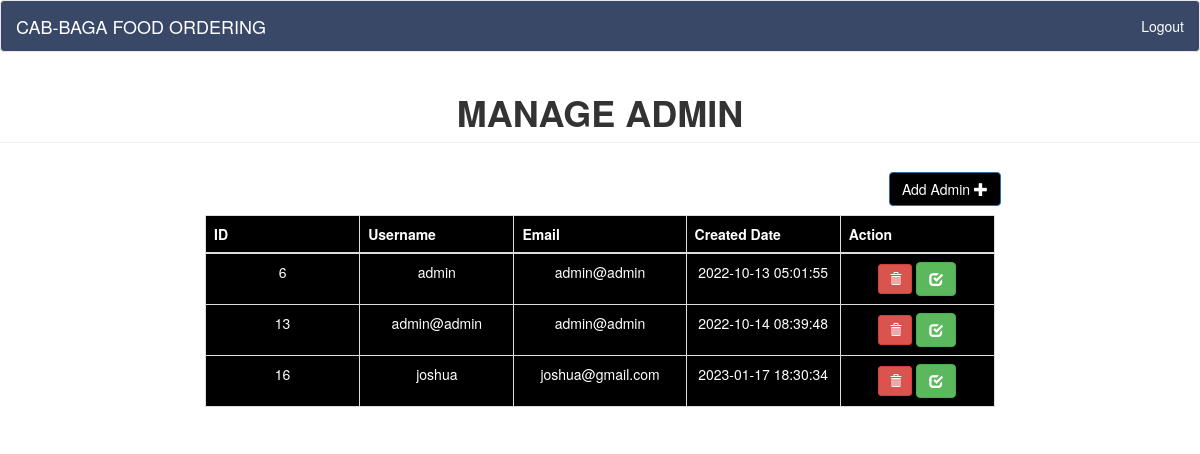
/admin/m-adm.php, run on the app's committed database.
### tables this page shows
CREATE TABLE `users` (
  `id` int(255) NOT NULL,
  `username` varchar(50) NOT NULL,
  `email` varchar(50) NOT NULL,
  `password` varchar(50) NOT NULL,
  `create_datetime` datetime NOT NULL DEFAULT current_timestamp(),
  `user` tinyint(4) NOT NULL,
  `contact_name` text NOT NULL,
  `contact_address` text NOT NULL,
  `contact_number` text NOT NULL
);

### admin/m-adm.php (the view, shortened to what this page needs)
<?php include_once("include/navbar.php")?>
<?php include_once("../db.php");
?>
	<h1 class="page-header text-center"><b>MANAGE ADMIN</b></h1>
	<div class="row">
		<div class="col-sm-8 col-sm-offset-2">
		<ul class="nav navbar-nav navbar-right">
	      	<li class="well-sm"><button class="btn btn-primary " data-toggle="modal" data-target="#flipFlop" style="color: white; background-color:black;">Add Admin
			<span class="glyphicon glyphicon-plus"></span>
		</button></li>
	      </ul>
			<table class="table table-bordered text-center tble" style="background-color:black;">
				<thead style="color:white;">
					<th class="name">ID</th>
					<th class="name">Username</th>
					<th class="desc">Email</th>
					<th class="desc">Created Date</th>
					<th style="width: 15%;">Action</th>
				</thead>
				<tbody>
				<?php
					$select="SELECT * FROM users where user ='1'";
					$result = $con->query($select);
					if ($result->num_rows > 0) {
					while($row = $result->fetch_assoc()) { ?>
				<tr style="color:white;">
					<td><?php echo $row["id"]; ?></td>
					<td><?php echo $row["username"]; ?></td>
					<td><?php echo $row["email"]; ?></td>
					<td><?php echo $row["create_datetime"]; ?></td>
					<td>
						<a href="d-adm.php?delete=<?php echo $row['id']?>" class="btn btn-danger btn-sm">
							<span class="glyphicon glyphicon-trash"></span>
						</a>
						<a href="u-adm.php?update=<?php echo $row['id']?>" class="btn btn-success" name="save">
							<span class="glyphicon glyphicon-check"></span>
						</a>
					</td>
				</tr>
				<?php
					}
					} else {
					echo "<tr><td colspan='7'>0 results</td></tr>";
					}
				?>
				</tbody>
			</table>
		</div>
	</div>
	</body>
</html>

### admin/include/navbar.php (style rules this page uses)
.tble .name, .tble .desc { width: 15%; }

### data on the page
users: id "6", username "admin", email "admin@admin", create_datetime "2022-10-13 05:01:55"
users: id "13", username "admin@admin", email "admin@admin", create_datetime "2022-10-14 08:39:48"
users: id "16", username "joshua", email "joshua@gmail.com", create_datetime "2023-01-17 18:30:34"
